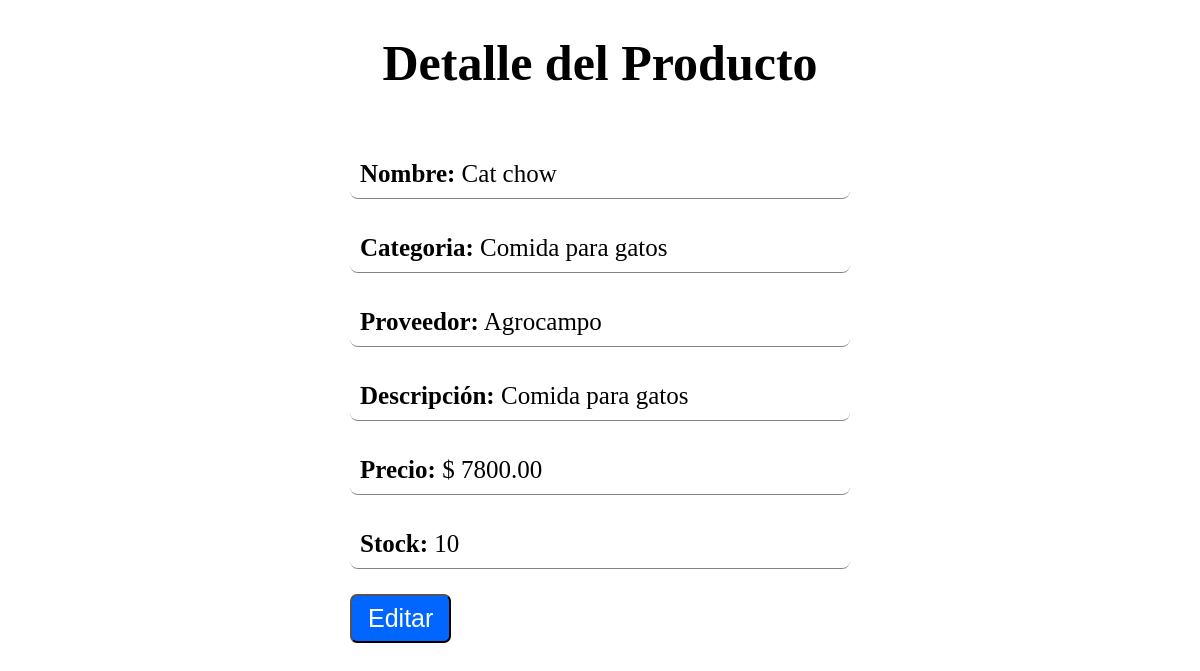
The page /inventario/1 on the database its author committed.
### Aplicaciones/inventory/models.py (models this page shows, shortened)
class Producto(models.Model):
    nombre = models.CharField(max_length=100, unique=True, verbose_name='Nombre del producto')
    categoria = models.ForeignKey(Categoria, on_delete=models.CASCADE, related_name='productos')
    proveedor = models.ForeignKey(Proveedor, on_delete=models.CASCADE, related_name='productos')
    descripcion = models.TextField(max_length=250, blank=True, null=True, verbose_name='Descripción')
    precio = models.DecimalField(max_digits=10, decimal_places=2, verbose_name='Precio unitario')
    stock = models.PositiveIntegerField(verbose_name='Cantidad disponible en stock')
    img = models.ImageField(blank=True, null=True, verbose_name='Imagen del producto')

class Categoria(models.Model):
    nombre = models.CharField(max_length=100, unique=True, verbose_name='Nombre de la categoría')
    descripcion = models.TextField(max_length=250, blank=True, null=True, verbose_name='Descripción')
    def __str__(self):
        return self.nombre

class Proveedor(models.Model):
    nombre = models.CharField(max_length=100, unique=True, verbose_name='Nombre del proveedor')
    contacto = models.CharField(max_length=100, verbose_name='Contacto')
    telefono = models.CharField(max_length=20, verbose_name='Teléfono')
    email = models.EmailField(unique=True, verbose_name='Correo electrónico')
    direccion = models.TextField(verbose_name='Dirección')
    def __str__(self):
        return self.nombre

### Aplicaciones/inventory/views.py (the view)
# urls.py: path('<int:id_producto>', views.detalle)
def detalle(request, id_producto):
    dataProducto = models.Producto.objects.get(pk = id_producto)
    data = { 'producto' : dataProducto }
    return render(request, 'inventory-detail.html', data)

### Aplicaciones/inventory/templates/inventory-detail.html (shortened to what this page needs)
<!DOCTYPE html>
<html lang="en">
<head>
</head>
<body>
    <h1>Detalle del Producto</h1>
    <div class="detalle-contenedor">
        <p><strong>Nombre:</strong> {{ producto.nombre }}</p>
        <p><strong>Categoria:</strong> {{ producto.categoria }}</p>
        <p><strong>Proveedor:</strong> {{ producto.proveedor }}</p>
        <p><strong>Descripción:</strong> {{ producto.descripcion }}</p>
        <p><strong>Precio:</strong> $ {{ producto.precio }}</p>
        <p><strong>Stock:</strong> {{ producto.stock }}</p>
        <button style="background-color: rgb(0, 102, 255); color: #fff;">Editar</button>
    </div>
</body>
</html>

### Aplicaciones/inventory/templates/inventory-detail.html (style rules this page uses)
body { text-align: center; font-size: 25px; }
button { padding: 8px 16px; font-size: 25px; border-radius: 7px; }
.detalle-contenedor { display: inline-block; text-align: left; max-width: 500px; width: 100%; margin: 0 auto; }
p { border-bottom: 1px solid rgb(133, 133, 133); border-radius: 8px; padding: 10px; }

### rows shown on the page
Producto: nombre "Cat chow", categoria "Comida para gatos", proveedor "Agrocampo", descripcion "Comida para gatos", precio "7800.00", stock "10"
